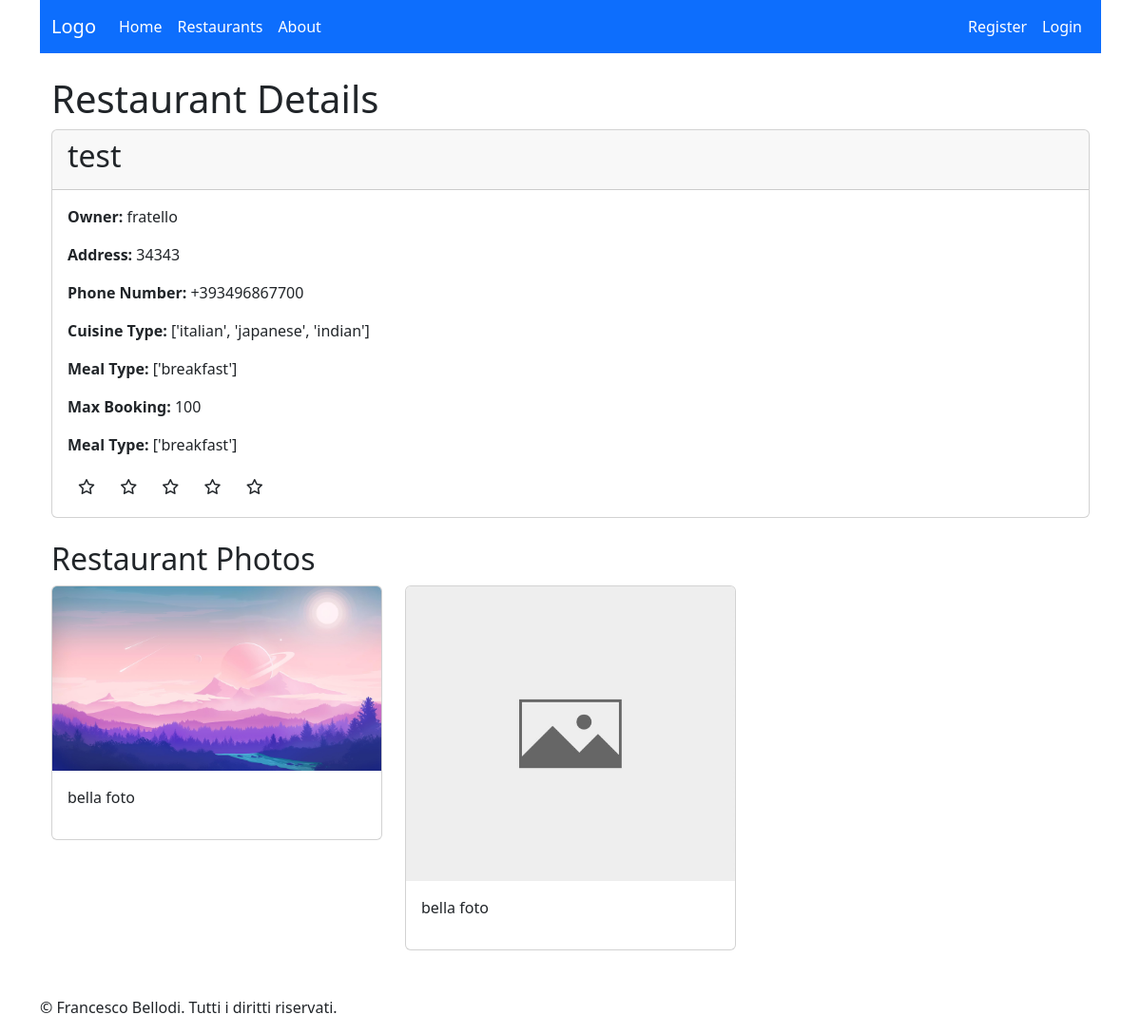
Before: /user/20/ with the older database file.
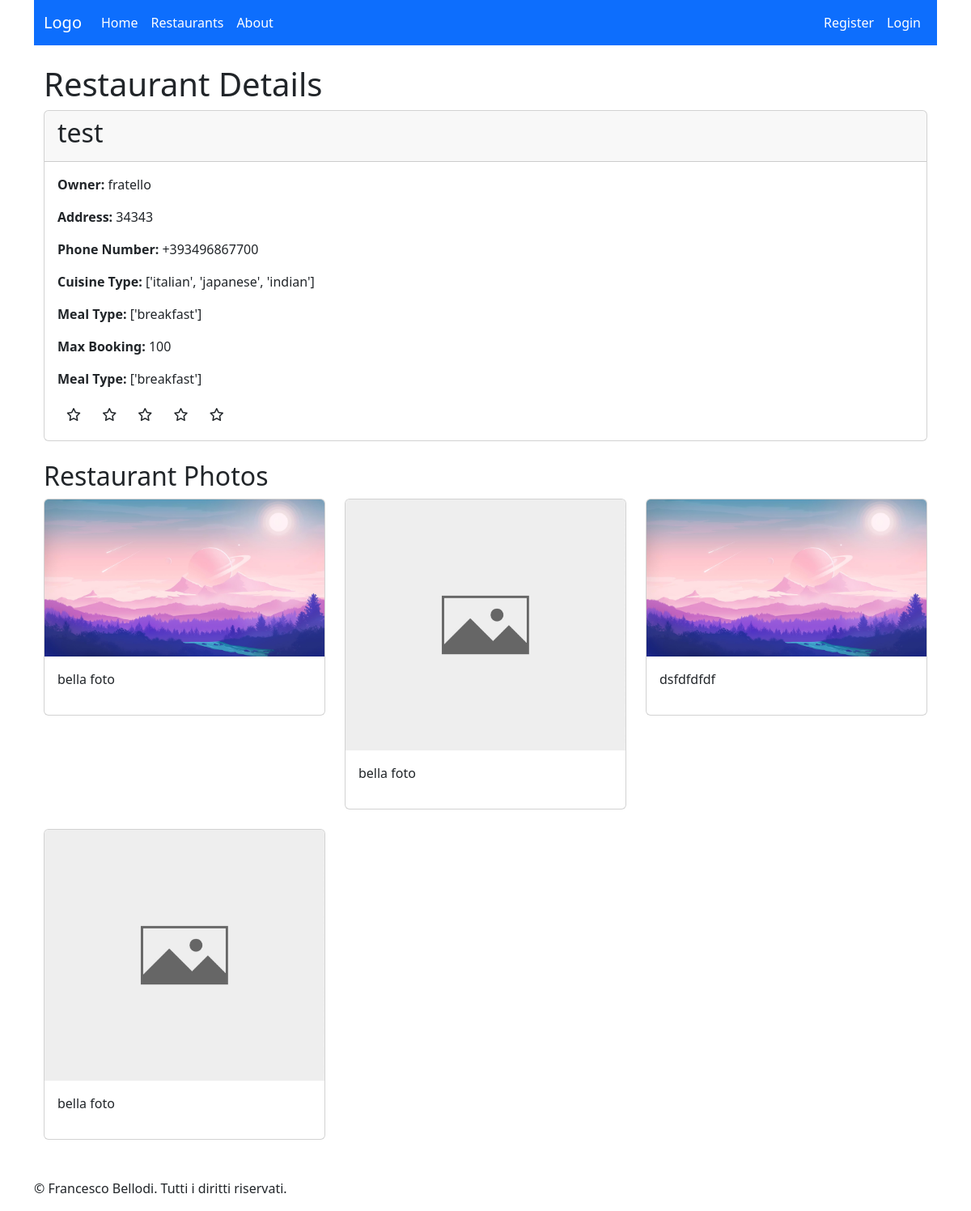
After: the same page with the newer database file.
### restaurantsApp/models.py (models this page shows, shortened)
class Restaurant(models.Model):
    restaurantID = models.IntegerField(primary_key=True)
    owner = models.ForeignKey(settings.AUTH_USER_MODEL, on_delete=models.CASCADE)
    name = models.CharField(max_length=100)
    address = models.CharField(max_length=200)
    phone_number = PhoneNumberField()
    cuisine_type = models.CharField(max_length=200)
    meal_type = models.CharField(max_length=200)
    max_booking = models.IntegerField(default=100)
    average_rating = models.FloatField(default=0, null=True)
    def meal_type_as_list(self):
        return self.meal_type.split(sep=',')

class Photo(models.Model):
    photoID = models.IntegerField(primary_key=True)
    restaurant = models.ForeignKey(Restaurant, on_delete=models.CASCADE)
    image = models.ImageField(upload_to='media')
    photo_comment = models.CharField(max_length=100, default="")

### restaurantsApp/views.py (the view)
# urls.py: path('<int:pk>/', RestaurantDetailView.as_view(), name='restaurant_detail'),
class RestaurantDetailView(DetailView):
    model = Restaurant
    template_name = 'restaurantsApp/restaurant-detail-v2.html'  # Specifica il percorso al tuo template
    context_object_name = 'restaurant'  # Nome del contesto da utilizzare nel template

### restaurantsApp/templates/restaurantsApp/restaurant-detail-v2.html
{% extends 'base.html' %}
{% block content %}
<div class="container">
    <h1>Restaurant Details</h1>
    <div class="card mb-4">
        <div class="card-header">
            <h2>{{ restaurant.name }}</h2>
        </div>
        <div class="card-body">
            <p><strong>Owner:</strong> {{ restaurant.owner.username }}</p>
            <p><strong>Address:</strong> {{ restaurant.address }}</p>
            <p><strong>Phone Number:</strong> {{ restaurant.phone_number }}</p>
            <p><strong>Cuisine Type:</strong> {{ restaurant.cuisine_type }}</p>
            <p><strong>Meal Type:</strong> {{ restaurant.meal_type }}</p>
            <p><strong>Max Booking:</strong> {{ restaurant.max_booking }}</p>
            {% for meal_type in restaurant.meal_type_as_list %}
                <p><strong>Meal Type:</strong> {{ meal_type }}</p>
            {% endfor %}
            <div class="rating">
            {% for i in "12345" %}
              <span class="fa-stack">
                {% if i >= r.average_rating|floatformat %}
                  <i class="far fa-star fa-stack-1x"></i>
                {% else %}
                  <i class="fas fa-star fa-stack-1x"></i>
                {% endif %}
              </span>
            {% endfor %}
            </div>
        </div>
    </div>
    <h2>Restaurant Photos</h2>
    <div class="row">
        {% for photo in restaurant.photo_set.all %}
            <div class="col-md-4">
                <div class="card mb-4">
                    <img src="{{ photo.image.url }}" class="card-img-top" alt="{{ photo.photo_comment }}">
                    <div class="card-body">
                        <p>{{ photo.photo_comment }}</p>
                    </div>
                </div>
            </div>
        {% endfor %}
    </div>
</div>
{% endblock %}

### templates/base.html (shortened to what this page needs)
{% load django_bootstrap5 %}
{% load static %}
<!DOCTYPE html>
<html lang="en">
<head>
  {% bootstrap_css %}
  <link rel="stylesheet" href="https://cdnjs.cloudflare.com/ajax/libs/font-awesome/6.4.0/css/all.min.css">
</head>
<body>
  <div class="container">
    <header class="mb-4">
      {% include 'navbar.html' %}
    </header>
    <main class="my-4">
      {% block content %}{% endblock %}
    </main>
    <footer class="mt-4">
      <p>&copy; {{ year }} Francesco Bellodi. Tutti i diritti riservati.</p>
    </footer>
  </div>
</body>
</html>

### templates/navbar.html (shortened to what this page needs)
<nav class="navbar navbar-expand-lg bg-primary">
  <div class="container">
    <a class="navbar-brand text-white" href="/">Logo</a>
    <div class="collapse navbar-collapse">
      <ul class="navbar-nav">
        <li class="nav-item">
          <a class="nav-link text-white" href="/">Home</a>
        </li>
        <li class="nav-item">
          <a class="nav-link text-white" href="/restaurants/">Restaurants</a>
        </li>
        <li class="nav-item">
          <a class="nav-link text-white" href="/about/">About</a>
        </li>
      </ul>
      <ul class="navbar-nav ms-auto">
      {% if not user.is_authenticated %}
        <li class="nav-item">
          <a class="nav-link text-white" href="/accounts/signup/">Register</a>
        </li>
        <li class="nav-item">
          <a class="nav-link text-white" href="{% url 'login' %}">Login</a>
        </li>
      {% endif %}
    </ul>
    </div>
  </div>
</nav>

Changed rows visible on the page:
added Photo: image (picture), photo_comment "dsfdfdfdf"
added Photo: image (picture), photo_comment "bella foto"
